Frame 1 (no input): blank canvas, image omitted
Frame 60 (the mouse pressed at the canvas centre just before this capture): blank canvas, image omitted
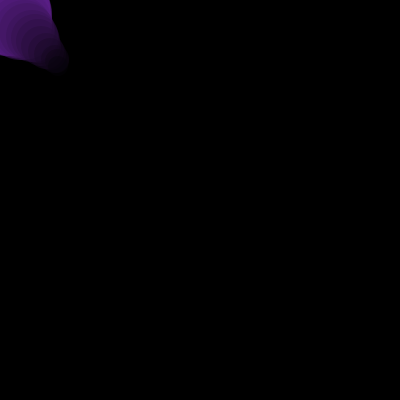
Frame 120 (the mouse held since frame 60 and released just before this capture)

The Processing sketch whose frames 1 and 60 were blank and that drew this single picture after the mouse press (run headless with seeded random() and noise(); from frame 60 on, the mouse is pressed at the canvas centre):

// Processing sketch: processing_84918
// ── processing_84918.pde

import java.util.ArrayList;
ArrayList<Ghost> ghosts;

void setup()
{
  
  size(400,400);
  noStroke();
  
  ghosts = new ArrayList<Ghost>();
}
 
void draw()
{
  background(0);
  Ghost ghost;
  for(int i = 0; i<ghosts.size(); i++)
  {
     ghost = ghosts.get(i);
     ghost.draw();
  }   
}

void mousePressed()
{
    ghosts.add(new Ghost(int(random(0,10)),int(random(0,10)),int(random(0,10)),
       mouseX, mouseY, int(random(5,10)), 400, 400, int(random(1,5))));
}

class Ghost
{
  int r, g, b, speed, xSize, ySize, size;
  boolean left = true, up = true;
  int[] px = new int[20];
  int[] py = new int[20];
  
  Ghost(int red, int green, int blue, 
    int x, int y, int maxSpeed, int xBound, int yBound, int sizeMod)
  {
    r = red;
    g = green;
    b = blue;
    px[0] = x;
    py[0] = y;
    speed = maxSpeed;
    xSize = xBound;
    ySize = yBound;
    size = sizeMod;
  }
      
  void draw()
  {
    // X bounding and movement
    if(px[0]-size<0)
    {
      px[0]=size;
      left = false;
    }
    else if(px[0]+size>xSize)
    {
      px[0]=xSize-size;
      left = true;
    }
    if(left)
    {
      px[0] = px[0]+int(random(-speed,-1));
    }
    else
    {
      px[0] = px[0]+int(random(1,speed));
    }
    // Y bounding and movement
    if(py[0]<0)
    {
      py[0]=size;
      up = false;
    }
    else if(py[0]>ySize)
    {
      py[0]=ySize-size;
      up = true;
    }
    if(up)
    {
      py[0] = py[0]+int(random(-speed,-1));
    }
    else
    {
      py[0] = py[0]+int(random(1,speed));
    }
    
    // random colors
    for(int i=0; i<19; i++)
    {
      fill((19-i)*r,(19-i)*g,(19-i)*b,100);
      ellipse(px[i],py[i],(19+size-i)*size,(19+size-i)*size);
    }
    // position update for non-lead circle
    for(int i=0; i<19; i++)
    {
      px[(19-i)]=px[(18-i)];
      py[(19-i)]=py[(18-i)];
    }
  }
}
